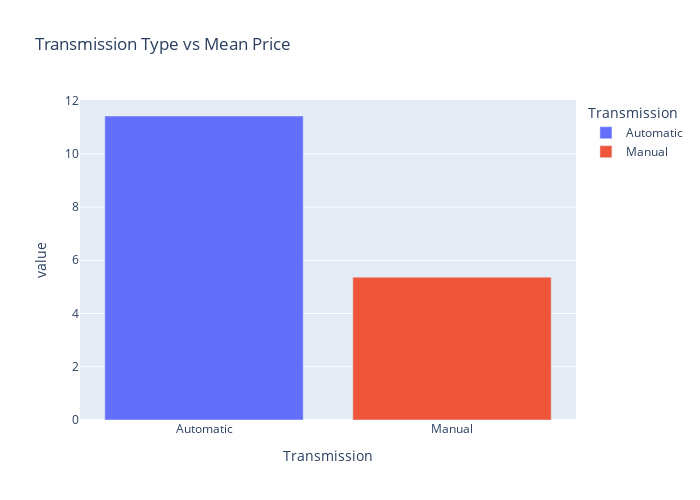

Notebook code for this chart:
### Code cell
agg = df.groupby('Transmission')['Price'].mean().sort_values(ascending=False)
fig = px.bar(agg , color = agg.index , width=700 , height =500,title='Transmission Type vs Mean Price')
fig.show()

### Figure 1 — Plotly figure (JSON) as saved in the notebook; plotly's stock layout.template omitted (floating-point values rounded to 4 significant figures)
{"data": [{"alignmentgroup": "True", "hovertemplate": "Transmission=%{x}<br>value=%{y}<extra></extra>", "legendgroup": "Automatic", "marker": {"color": "#636efa", "pattern": {"shape": ""}}, "name": "Automatic", "offsetgroup": "Automatic", "orientation": "v", "showlegend": true, "textposition": "auto", "type": "bar", "x": ["Automatic"], "xaxis": "x", "y": [11.42], "yaxis": "y"}, {"alignmentgroup": "True", "hovertemplate": "Transmission=%{x}<br>value=%{y}<extra></extra>", "legendgroup": "Manual", "marker": {"color": "#EF553B", "pattern": {"shape": ""}}, "name": "Manual", "offsetgroup": "Manual", "orientation": "v", "showlegend": true, "textposition": "auto", "type": "bar", "x": ["Manual"], "xaxis": "x", "y": [5.365], "yaxis": "y"}], "layout": {"barmode": "relative", "height": 500, "legend": {"title": {"text": "Transmission"}, "tracegroupgap": 0}, "title": {"text": "Transmission Type vs Mean Price"}, "width": 700, "xaxis": {"anchor": "y", "categoryarray": ["Automatic", "Manual"], "categoryorder": "array", "domain": [0, 1], "title": {"text": "Transmission"}}, "yaxis": {"anchor": "x", "domain": [0, 1], "title": {"text": "value"}}}}
